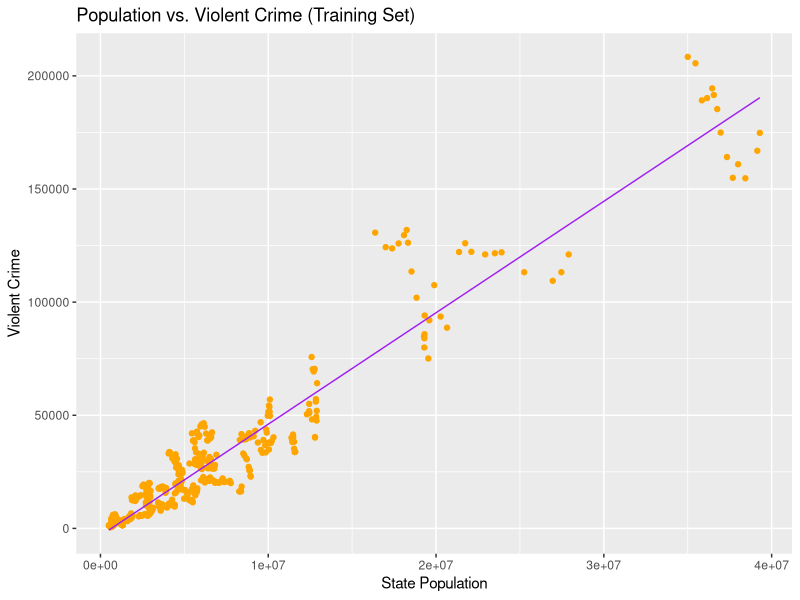
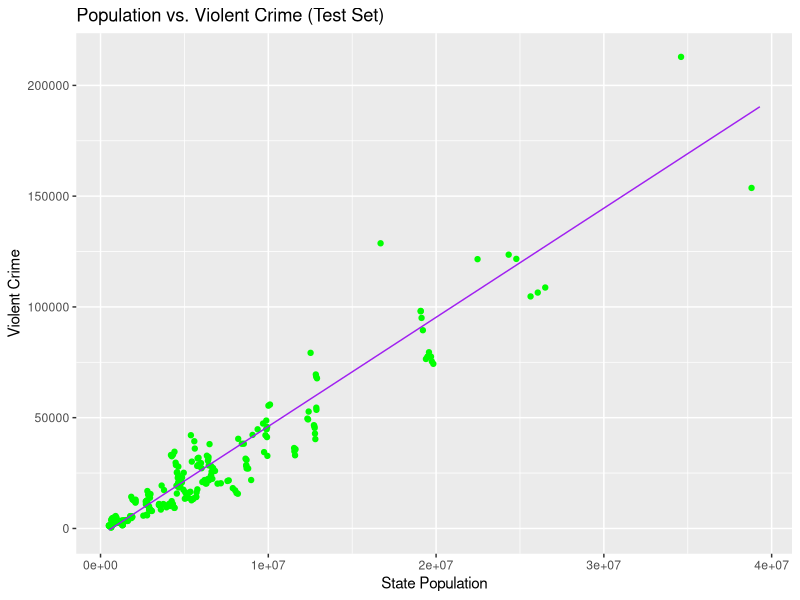

Recreate these plots in R, in order.
#### Does More Crime Occur in More Populous States? ####

## Simple Linear Regression Model

library(caTools)
library(ggplot2)

#### Importing the Dataset ####

dataset <- read.csv('crime_and_incarceration_by_state.csv')

na <- is.na(dataset$jurisdiction)

na

summary(dataset)

#### Splitting the Dataset into a Training Set and Test Set ####

set.seed(123)

split <- sample.split(dataset$violent_crime_total,
                      SplitRatio = 2/3)

training_set <- subset(dataset, split == TRUE)

test_set <- subset(dataset, split == FALSE)

regressor <- lm(formula = violent_crime_total ~ state_population,
                data = training_set)

summary(regressor)

#### Predicting Test Set Results ####

## Vector of Predictions

y_pred <- predict(regressor, newdata = test_set)
y_pred

#### Plotting: Visualizing Training Set Results ####

ggplot() + 
    geom_point(aes(x = training_set$state_population,
                   y = training_set$violent_crime_total),
               color = 'orange') +
    geom_line(aes(x = training_set$state_population,
                  y = predict(regressor, newdata = training_set)),
              color = 'purple') +
    ggtitle('Population vs. Violent Crime (Training Set)') +
    xlab('State Population') +
    ylab('Violent Crime')


#### Visualizing Test Set Results ####

ggplot() +
    geom_point(aes(x = test_set$state_population,
                   y = test_set$violent_crime_total),
               color = 'green') +
    geom_line(aes(x = training_set$state_population,
                  y = predict(regressor, newdata = training_set)),
              color = 'purple') +
    ggtitle('Population vs. Violent Crime (Test Set)') +
    xlab('State Population') +
    ylab('Violent Crime')
